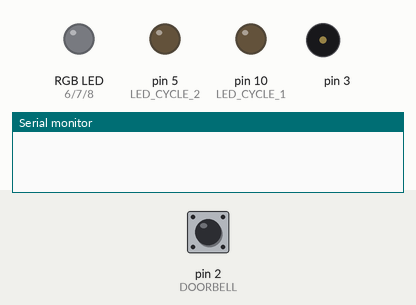
This sketch was run on a simulated Arduino Uno, built with avr-gcc and run on an emulated ATmega328P. On the bench: an RGB LED mixed from three pins (HIGH = lit), output pins drawn as LEDs (lit = HIGH), buzzer (waves = sounding), the last lines printed to the serial monitor. The test bench sets the inputs (shaded band); at power-on: pin 2 (DOORBELL) HIGH.

Above: at 1.2 s.
1.3 s: pin 2 (DOORBELL) pulsed LOW 2 times (0.12 s each, 0.3 s apart)
At 1.57 s:
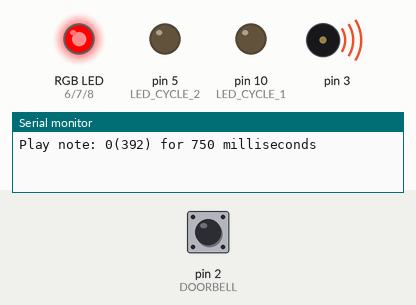
At 2.17 s:
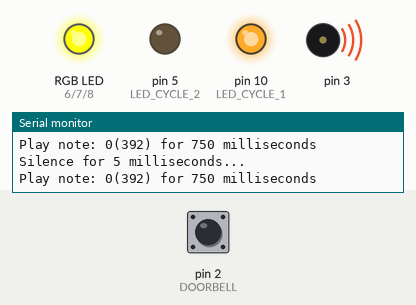
4.3 s: pin 2 (DOORBELL) pulsed LOW 2 times (0.12 s each, 0.3 s apart)
At 4.58 s:
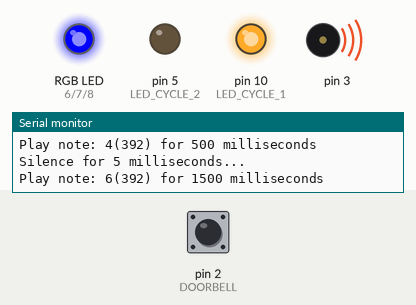
Timing chart, 0 to 22.1 s (numbered marks = the images above; inputs shaded):
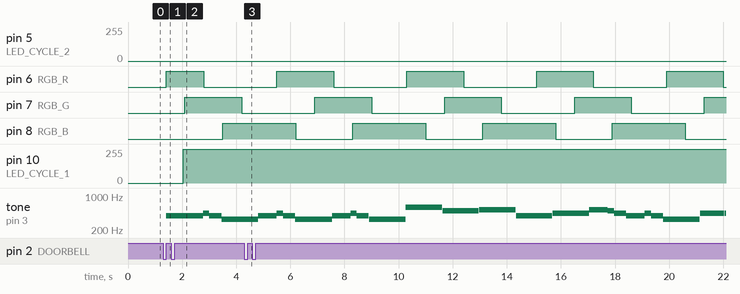

The sketch:

xmas.ino
```cpp
#include "stille-nacht.h"

#define DOORBELL 2
#define LED_CYCLE_1 10
#define LED_CYCLE_2 5
#define RGB_R 6
#define RGB_G 7
#define RGB_B 8
#define BUZZER 3

void dimLED(uint8_t led, uint8_t interval, uint32_t delay)
{
  unsigned int time = ((millis() / 4) - delay) % (interval * 2);
  analogWrite(led, time);
}

void rbgLED(uint8_t red, uint8_t green, uint8_t blue)
{
  unsigned int time = millis() % 4800;
  digitalWrite(red, time > 700 && time < 2800 ? HIGH : LOW);
  digitalWrite(green, time > 2100 && time < 4200 ? HIGH : LOW);
  digitalWrite(blue, time < 1400 || time > 3500 ? HIGH : LOW);
}

void setup()
{
  Serial.begin(9600);
  pinMode(DOORBELL, INPUT_PULLUP);
  pinMode(RGB_B, OUTPUT);
  pinMode(RGB_R, OUTPUT);
  pinMode(RGB_G, OUTPUT);
  attachInterrupt(digitalPinToInterrupt(DOORBELL), ringDoorbell, RISING);
}

void ringDoorbell()
{
  start(BUZZER);
}

void loop()
{
  boolean playing = async_play();
  if (playing)
  {
    dimLED(LED_CYCLE_1, 255, 254);
    dimLED(LED_CYCLE_2, 255, 127);
    rbgLED(RGB_R, RGB_G, RGB_B);
  }
  else
  {
    digitalWrite(RGB_R, LOW);
    digitalWrite(RGB_G, LOW);
    digitalWrite(RGB_B, LOW);
    digitalWrite(LED_CYCLE_1, LOW);
    digitalWrite(LED_CYCLE_2, LOW);
  }
}
```

stille-nacht.cpp
```cpp
#include "stille-nacht.h"

/*
  Silent Night
  Connect a piezo buzzer or speaker to pin 11 or select a new pin.
  More songs available at https://github.com/robsoncouto/arduino-songs

                                              Robson Couto, 2019
*/

/*
  Player adjusted to remove blocking delays.
    - start(): Will trigger the melody
    - async_play(): Call once every loop

*/

// change this to make the song slower or faster
int tempo = 120;

// change this to whichever pin you want to use
uint8_t buzzer;

// notes of the moledy followed by the duration.
// a 4 means a quarter note, 8 an eighteenth , 16 sixteenth, so on
// !!negative numbers are used to represent dotted notes,
// so -4 means a dotted quarter note, that is, a quarter plus an eighteenth!!
int melody[] = {

    // Silent Night, Original Version
    // Score available at https://musescore.com/marcsabatella/scores/3123436

    NOTE_G4,
    -4,
    NOTE_A4,
    8,
    NOTE_G4,
    4,
    NOTE_E4,
    -2,
    NOTE_G4,
    -4,
    NOTE_A4,
    8,
    NOTE_G4,
    4,
    NOTE_E4,
    -2,
    NOTE_D5,
    2,
    NOTE_D5,
    4,
    NOTE_B4,
    -2,
    NOTE_C5,
    2,
    NOTE_C5,
    4,
    NOTE_G4,
    -2,

    NOTE_A4,
    2,
    NOTE_A4,
    4,
    NOTE_C5,
    -4,
    NOTE_B4,
    8,
    NOTE_A4,
    4,
    NOTE_G4,
    -4,
    NOTE_A4,
    8,
    NOTE_G4,
    4,
    NOTE_E4,
    -2,
    NOTE_A4,
    2,
    NOTE_A4,
    4,
    NOTE_C5,
    -4,
    NOTE_B4,
    8,
    NOTE_A4,
    4,
    NOTE_G4,
    -4,
    NOTE_A4,
    8,
    NOTE_G4,
    4,
    NOTE_E4,
    -2,

    NOTE_D5,
    2,
    NOTE_D5,
    4,
    NOTE_F5,
    -4,
    NOTE_D5,
    8,
    NOTE_B4,
    4,
    NOTE_C5,
    -2,
    NOTE_E5,
    -2,
    NOTE_C5,
    4,
    NOTE_G4,
    4,
    NOTE_E4,
    4,
    NOTE_G4,
    -4,
    NOTE_F4,
    8,
    NOTE_D4,
    4,
    NOTE_C4,
    -2,
    NOTE_C4,
    -1,
};

// this calculates the duration of a whole note in ms
int wholenote = (60000 * 4) / tempo;

int divider = 0, noteDuration = 0;
int notes = sizeof(melody) / sizeof(melody[0]) / 2;
boolean silent = true, play = false;
long nextChange = 0;
int activeNote = 0;
long time = 0;

void start(uint8_t pin)
{
    activeNote = 0;
    play = true;
    buzzer = pin;
}

boolean async_play()
{
    time = millis();
    if (!play || time < nextChange)
    {
        return play;
    }

    if (silent)
    {
        divider = melody[(activeNote) + 1];
        noteDuration = (divider > 0)
            ? (wholenote) / divider
            // dotted notes are represented with negative durations!!
            : ((wholenote) / abs(divider)) * 1.5;

        Serial.println("Play note: " + String(activeNote, DEC) + "(" + melody[activeNote * 2] + ")" + " for " + String(noteDuration, DEC) + " milliseconds");
        tone(buzzer, melody[activeNote]);
        // play tone slightly shorter
        noteDuration *= 0.9;
        activeNote += 2;
    }
    else
    {
        noteDuration = 5;
        Serial.println("Silence for " + String(noteDuration, DEC) + " milliseconds...");
        noTone(buzzer);
        if (activeNote >= notes * 2)
        {
            play = false;
        }
    }

    silent = !silent;
    nextChange = time + noteDuration;
    return play;
}
```

stille-nacht.h
```cpp
#ifndef PLAYER
#define PLAYER
#include "Arduino.h"


#define NOTE_B0 31
#define NOTE_C1 33
#define NOTE_CS1 35
#define NOTE_D1 37
#define NOTE_DS1 39
#define NOTE_E1 41
#define NOTE_F1 44
#define NOTE_FS1 46
#define NOTE_G1 49
#define NOTE_GS1 52
#define NOTE_A1 55
#define NOTE_AS1 58
#define NOTE_B1 62
#define NOTE_C2 65
#define NOTE_CS2 69
#define NOTE_D2 73
#define NOTE_DS2 78
#define NOTE_E2 82
#define NOTE_F2 87
#define NOTE_FS2 93
#define NOTE_G2 98
#define NOTE_GS2 104
#define NOTE_A2 110
#define NOTE_AS2 117
#define NOTE_B2 123
#define NOTE_C3 131
#define NOTE_CS3 139
#define NOTE_D3 147
#define NOTE_DS3 156
#define NOTE_E3 165
#define NOTE_F3 175
#define NOTE_FS3 185
#define NOTE_G3 196
#define NOTE_GS3 208
#define NOTE_A3 220
#define NOTE_AS3 233
#define NOTE_B3 247
#define NOTE_C4 262
#define NOTE_CS4 277
#define NOTE_D4 294
#define NOTE_DS4 311
#define NOTE_E4 330
#define NOTE_F4 349
#define NOTE_FS4 370
#define NOTE_G4 392
#define NOTE_GS4 415
#define NOTE_A4 440
#define NOTE_AS4 466
#define NOTE_B4 494
#define NOTE_C5 523
#define NOTE_CS5 554
#define NOTE_D5 587
#define NOTE_DS5 622
#define NOTE_E5 659
#define NOTE_F5 698
#define NOTE_FS5 740
#define NOTE_G5 784
#define NOTE_GS5 831
#define NOTE_A5 880
#define NOTE_AS5 932
#define NOTE_B5 988
#define NOTE_C6 1047
#define NOTE_CS6 1109
#define NOTE_D6 1175
#define NOTE_DS6 1245
#define NOTE_E6 1319
#define NOTE_F6 1397
#define NOTE_FS6 1480
#define NOTE_G6 1568
#define NOTE_GS6 1661
#define NOTE_A6 1760
#define NOTE_AS6 1865
#define NOTE_B6 1976
#define NOTE_C7 2093
#define NOTE_CS7 2217
#define NOTE_D7 2349
#define NOTE_DS7 2489
#define NOTE_E7 2637
#define NOTE_F7 2794
#define NOTE_FS7 2960
#define NOTE_G7 3136
#define NOTE_GS7 3322
#define NOTE_A7 3520
#define NOTE_AS7 3729
#define NOTE_B7 3951
#define NOTE_C8 4186
#define NOTE_CS8 4435
#define NOTE_D8 4699
#define NOTE_DS8 4978
#define REST 0


void start(uint8_t pin);
boolean async_play();
#endif
```

Measured:
- after the input at 1.3 s, pin 6 (RGB_R): LOW → HIGH after 0.12 s, → LOW 1.4 s later; pin 7 (RGB_G): LOW → HIGH after 0.80 s, → LOW 2.1 s later; pin 8 (RGB_B): LOW → HIGH after 2.2 s; pin 10 (LED_CYCLE_1): 0/255 → 255/255 after 0.74 s; tone on pin 3: silent → 392 Hz after 0.12 s, → 440 Hz 1.4 s later, → 392 Hz 0.23 s later, → 330 Hz 0.46 s later
